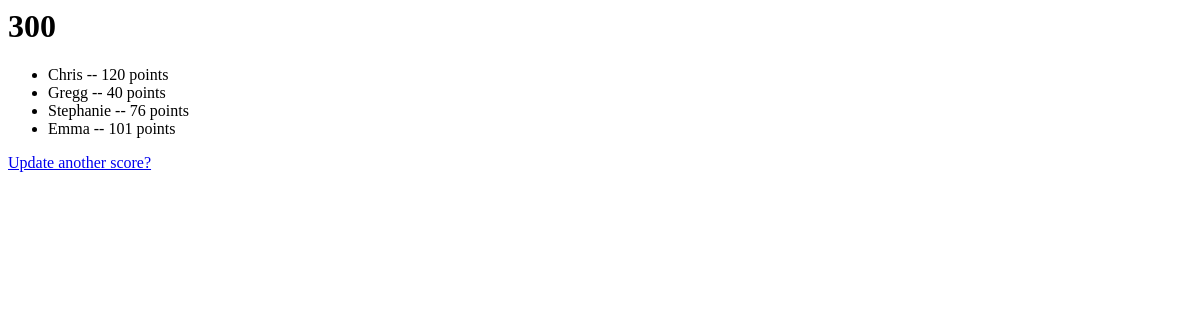
Page /games/1/results/ on the earlier database version.
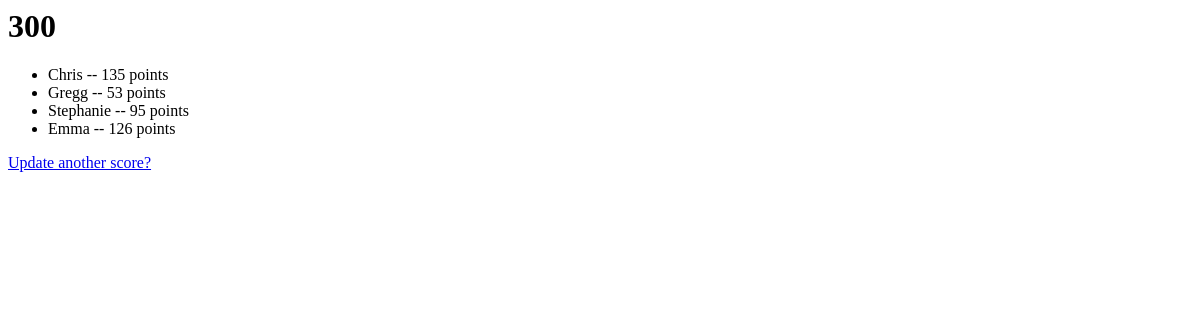
Same page on the later database version.
### games/models.py (models this page shows, shortened)
class Player(models.Model):
    game = models.ForeignKey(Game, on_delete=models.CASCADE)
    name = models.CharField(max_length=200)
    points = models.IntegerField(default=0)
    difference_from_max = models.IntegerField(default=300)

### games/views.py (the view)
# urls.py: path('<int:game_id>/results/', views.results, name='results'),
def results(request, game_id):
    game = get_object_or_404(Game, pk=game_id)
    return render(request, 'games/results.html', {'game': game})

### games/templates/games/results.html
<h1>{{ game.max_score }}</h1>
<ul>
{% for player in game.player_set.all %}
    <li>{{ player.name }} -- {{ player.points }} point{{ player.points|pluralize }}</li>
{% endfor %}
</ul>
<a href="{% url 'games:detail' game.id %}">Update another score?</a>

Differences in the rows shown:
changed Player "Chris": points "120" → "135"
changed Player "Gregg": points "40" → "53"
changed Player "Stephanie": points "76" → "95"
changed Player "Emma": points "101" → "126"
